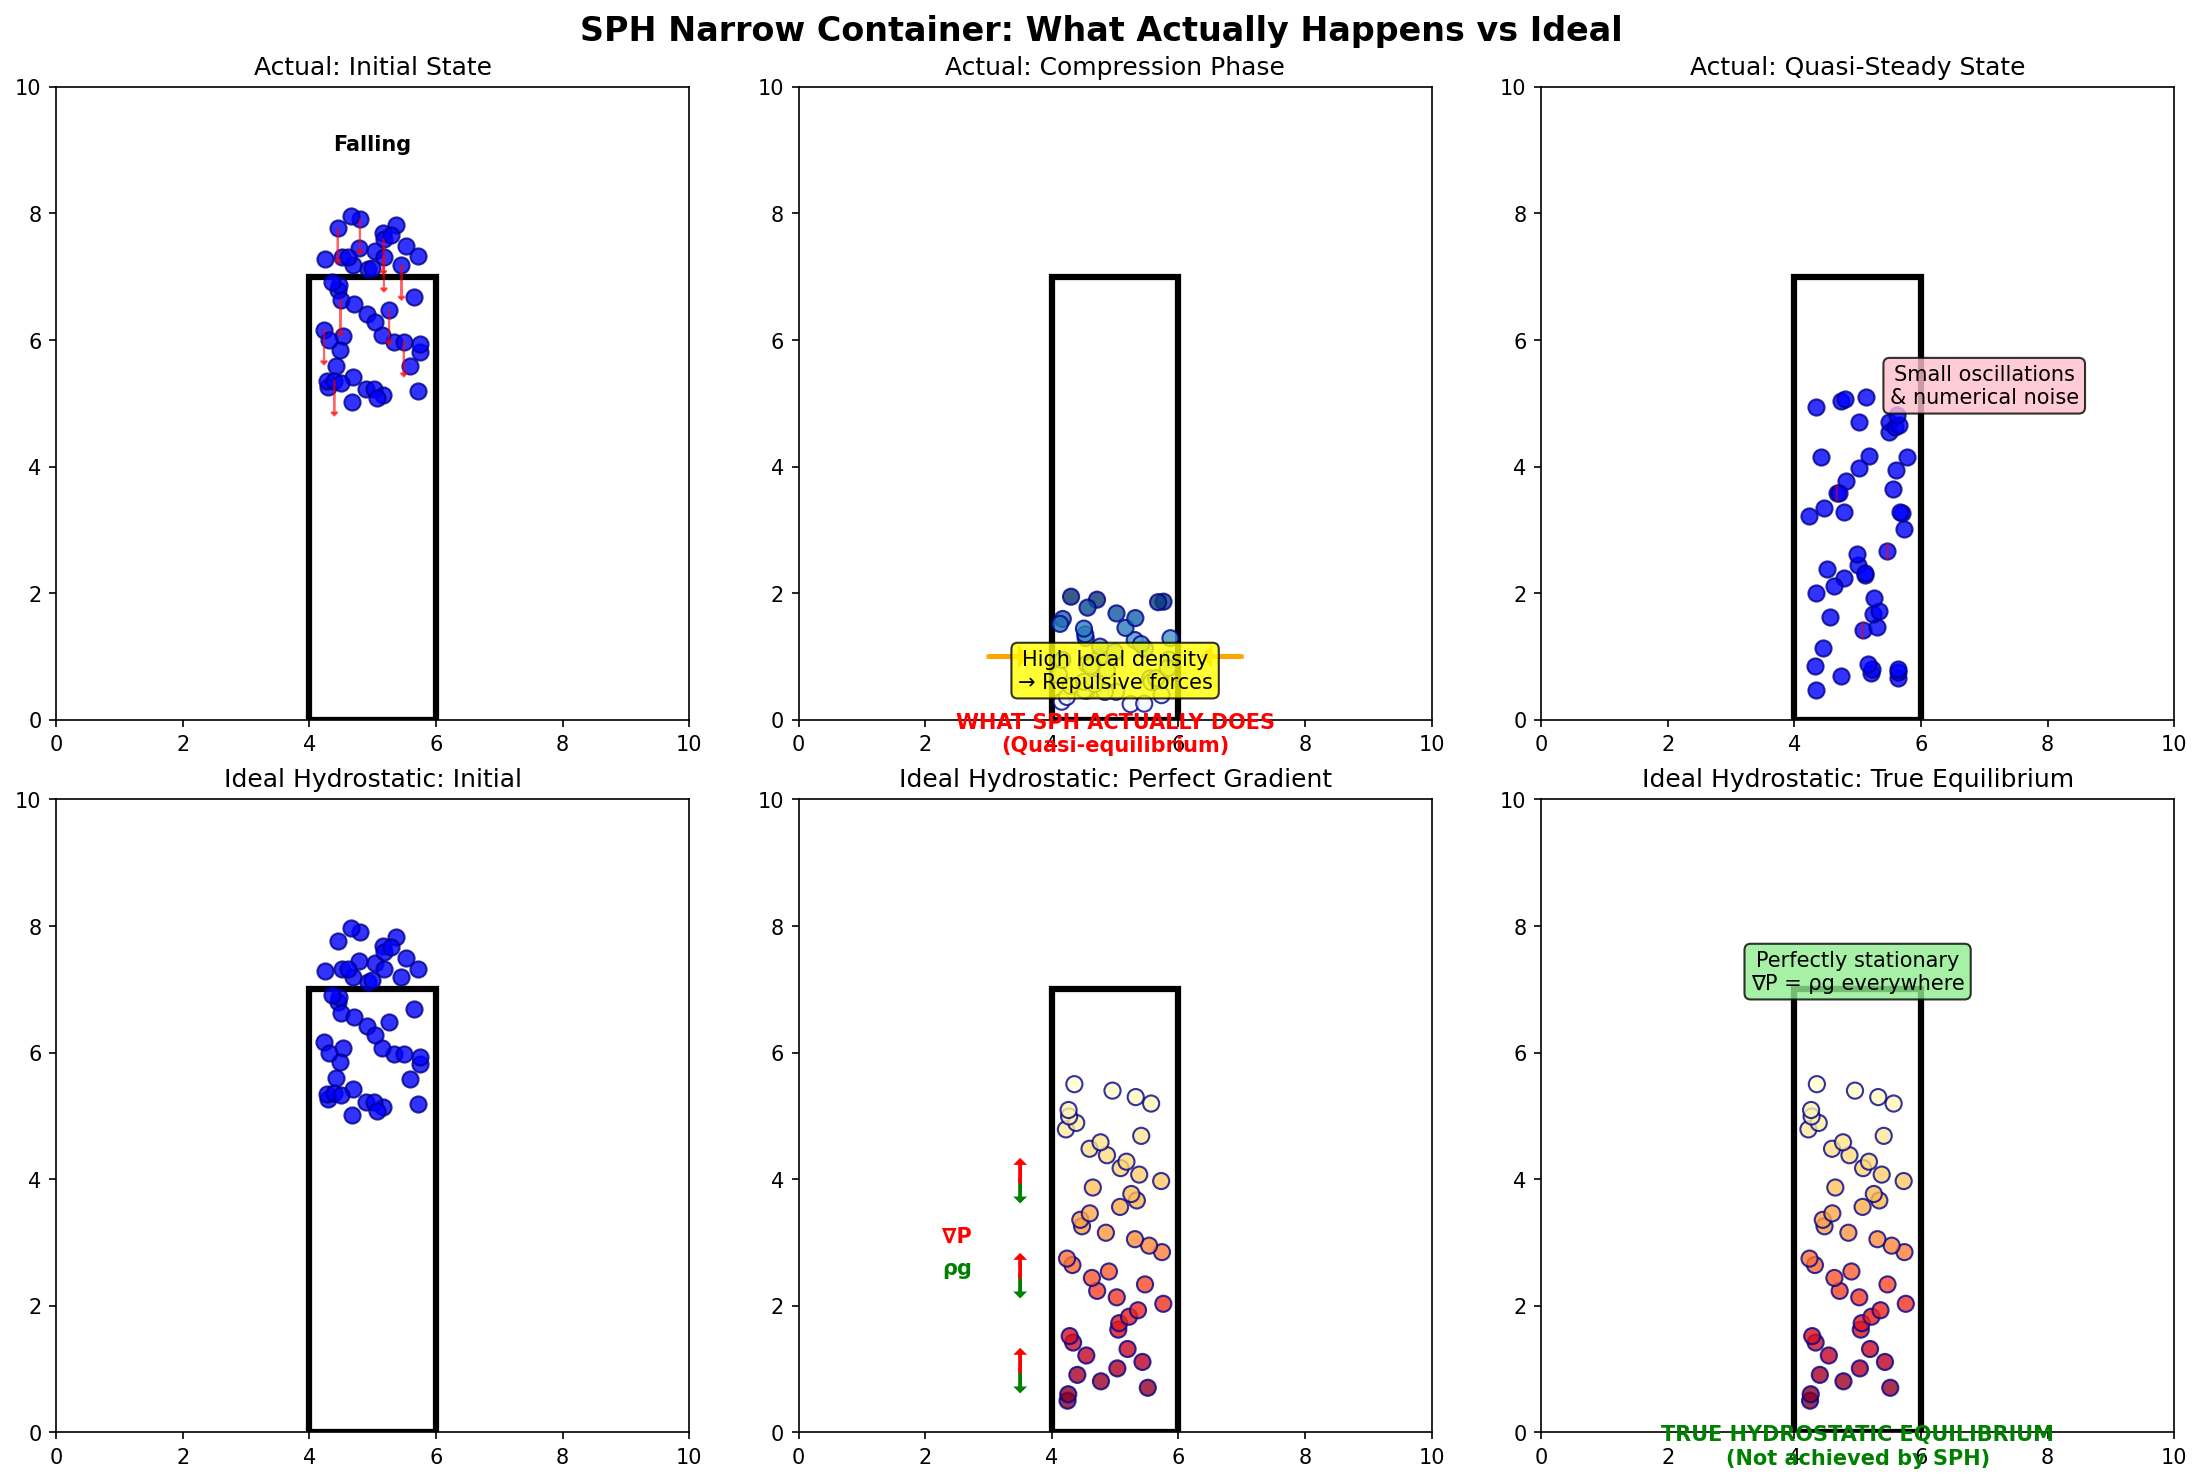

Recreate this plot in Python.
"""Explain what actually happens in SPH steady state."""

import numpy as np
import matplotlib.pyplot as plt
from matplotlib.patches import Rectangle, FancyBboxPatch
import matplotlib.patches as mpatches


def create_steady_state_explanation():
    """Show what actually happens vs ideal hydrostatic equilibrium."""
    fig, axes = plt.subplots(2, 3, figsize=(15, 10))
    
    # Title
    fig.suptitle('SPH Narrow Container: What Actually Happens vs Ideal', fontsize=16, fontweight='bold')
    
    # === Top row: What Actually Happens ===
    # Stage 1: Initial fall
    ax = axes[0, 0]
    ax.set_title('Actual: Initial State', fontsize=12)
    ax.set_xlim(0, 10)
    ax.set_ylim(0, 10)
    ax.set_aspect('equal')
    
    # Container
    container = Rectangle((4, 0), 2, 7, fill=False, edgecolor='black', linewidth=3)
    ax.add_patch(container)
    
    # Falling particles
    np.random.seed(42)
    x = np.random.uniform(4.2, 5.8, 50)
    y = np.random.uniform(5, 8, 50)
    ax.scatter(x, y, c='blue', s=60, alpha=0.8, edgecolors='darkblue')
    
    # Velocity arrows
    for i in range(0, 50, 5):
        ax.arrow(x[i], y[i], 0, -0.5, head_width=0.1, head_length=0.05,
                fc='red', ec='red', alpha=0.6)
    
    ax.text(5, 9, 'Falling', ha='center', fontweight='bold')
    
    # Stage 2: Compression
    ax = axes[0, 1]
    ax.set_title('Actual: Compression Phase', fontsize=12)
    ax.set_xlim(0, 10)
    ax.set_ylim(0, 10)
    ax.set_aspect('equal')
    
    container = Rectangle((4, 0), 2, 7, fill=False, edgecolor='black', linewidth=3)
    ax.add_patch(container)
    
    # Compressed particles at bottom
    y_compressed = []
    x_compressed = []
    # Bottom layers - very compressed
    for layer in range(6):
        n_layer = 10 - layer  # More particles in bottom layers
        x_layer = np.random.uniform(4.1, 5.9, n_layer)
        y_layer = np.random.uniform(0.2 + layer*0.3, 0.2 + (layer+1)*0.3, n_layer)
        x_compressed.extend(x_layer)
        y_compressed.extend(y_layer)
    
    x_compressed = np.array(x_compressed)
    y_compressed = np.array(y_compressed)
    
    # Color by local density (more red = higher density)
    density_colors = y_compressed.max() - y_compressed  # Higher at bottom
    scatter = ax.scatter(x_compressed, y_compressed, c=density_colors, 
                        cmap='Blues_r', s=60, alpha=0.8, edgecolors='darkblue')
    
    # Show compression forces
    ax.arrow(3, 1, 0.5, 0, head_width=0.2, head_length=0.1,
            fc='orange', ec='orange', linewidth=2)
    ax.arrow(7, 1, -0.5, 0, head_width=0.2, head_length=0.1,
            fc='orange', ec='orange', linewidth=2)
    ax.text(5, 0.5, 'High local density\n→ Repulsive forces', ha='center', fontsize=10,
            bbox=dict(boxstyle='round', facecolor='yellow', alpha=0.8))
    
    # Stage 3: Quasi-steady state
    ax = axes[0, 2]
    ax.set_title('Actual: Quasi-Steady State', fontsize=12)
    ax.set_xlim(0, 10)
    ax.set_ylim(0, 10)
    ax.set_aspect('equal')
    
    container = Rectangle((4, 0), 2, 7, fill=False, edgecolor='black', linewidth=3)
    ax.add_patch(container)
    
    # More uniform distribution
    y_steady = []
    x_steady = []
    for layer in range(10):
        x_layer = np.random.uniform(4.2, 5.8, 5)
        y_layer = np.random.uniform(0.3 + layer*0.5, 0.3 + (layer+1)*0.5, 5)
        x_steady.extend(x_layer)
        y_steady.extend(y_layer)
    
    ax.scatter(x_steady[:50], y_steady[:50], c='blue', s=60, alpha=0.8, edgecolors='darkblue')
    
    # Small oscillations
    for i in [10, 20, 30]:
        ax.arrow(x_steady[i], y_steady[i], 0, 0.1, head_width=0.05, head_length=0.02,
                fc='red', ec='red', alpha=0.4)
        ax.arrow(x_steady[i], y_steady[i], 0, -0.1, head_width=0.05, head_length=0.02,
                fc='red', ec='red', alpha=0.4)
    
    ax.text(7, 5, 'Small oscillations\n& numerical noise', ha='center', fontsize=10,
            bbox=dict(boxstyle='round', facecolor='pink', alpha=0.8))
    
    # === Bottom row: Ideal Hydrostatic ===
    # Stage 1: Initial
    ax = axes[1, 0]
    ax.set_title('Ideal Hydrostatic: Initial', fontsize=12)
    ax.set_xlim(0, 10)
    ax.set_ylim(0, 10)
    ax.set_aspect('equal')
    
    container = Rectangle((4, 0), 2, 7, fill=False, edgecolor='black', linewidth=3)
    ax.add_patch(container)
    
    # Same falling particles
    ax.scatter(x, y, c='blue', s=60, alpha=0.8, edgecolors='darkblue')
    
    # Stage 2: Perfect pressure gradient
    ax = axes[1, 1]
    ax.set_title('Ideal Hydrostatic: Perfect Gradient', fontsize=12)
    ax.set_xlim(0, 10)
    ax.set_ylim(0, 10)
    ax.set_aspect('equal')
    
    container = Rectangle((4, 0), 2, 7, fill=False, edgecolor='black', linewidth=3)
    ax.add_patch(container)
    
    # Uniform distribution with pressure gradient
    y_ideal = np.linspace(0.5, 5.5, 50)
    x_ideal = np.random.uniform(4.2, 5.8, 50)
    
    # Color by hydrostatic pressure
    pressure_ideal = 1000 + 1000 * 9.81 * (5.5 - y_ideal)
    scatter2 = ax.scatter(x_ideal, y_ideal, c=pressure_ideal, cmap='YlOrRd',
                         s=60, alpha=0.8, edgecolors='darkblue',
                         vmin=1000, vmax=50000)
    
    # Show balanced forces
    for y_pos in [1, 2.5, 4]:
        # Gravity
        ax.arrow(3.5, y_pos, 0, -0.3, head_width=0.1, head_length=0.05,
                fc='green', ec='green', linewidth=1.5)
        # Pressure gradient
        ax.arrow(3.5, y_pos-0.05, 0, 0.3, head_width=0.1, head_length=0.05,
                fc='red', ec='red', linewidth=1.5)
    
    ax.text(2.5, 2.5, 'ρg', color='green', fontweight='bold', ha='center')
    ax.text(2.5, 3, '∇P', color='red', fontweight='bold', ha='center')
    
    # Stage 3: True equilibrium
    ax = axes[1, 2]
    ax.set_title('Ideal Hydrostatic: True Equilibrium', fontsize=12)
    ax.set_xlim(0, 10)
    ax.set_ylim(0, 10)
    ax.set_aspect('equal')
    
    container = Rectangle((4, 0), 2, 7, fill=False, edgecolor='black', linewidth=3)
    ax.add_patch(container)
    
    # Same distribution, no motion
    ax.scatter(x_ideal, y_ideal, c=pressure_ideal, cmap='YlOrRd',
              s=60, alpha=0.8, edgecolors='darkblue',
              vmin=1000, vmax=50000)
    
    ax.text(5, 7, 'Perfectly stationary\n∇P = ρg everywhere', ha='center',
            bbox=dict(boxstyle='round', facecolor='lightgreen', alpha=0.8))
    
    # Add comparison text
    ax.text(5, -0.5, 'TRUE HYDROSTATIC EQUILIBRIUM\n(Not achieved by SPH)', 
            ha='center', fontweight='bold', color='green')
    
    # Add explanation boxes
    axes[0, 1].text(5, -0.5, 'WHAT SPH ACTUALLY DOES\n(Quasi-equilibrium)', 
                    ha='center', fontweight='bold', color='red')
    
    plt.tight_layout()
    return fig


def create_force_balance_diagram():
    """Show the force balance issue more clearly."""
    fig, (ax1, ax2) = plt.subplots(1, 2, figsize=(12, 6))
    
    # SPH Forces
    ax1.set_title('SPH in "Steady State"', fontsize=14)
    ax1.set_xlim(0, 10)
    ax1.set_ylim(0, 10)
    ax1.set_aspect('equal')
    
    # Container with particles
    container = Rectangle((3, 1), 4, 6, fill=False, edgecolor='black', linewidth=3)
    ax1.add_patch(container)
    
    # Draw particle layers
    for layer in range(5):
        y = 2 + layer
        for x in np.linspace(3.5, 6.5, 7):
            ax1.scatter(x, y, c='blue', s=100, edgecolors='darkblue')
    
    # Force diagram for middle particle
    center_x, center_y = 5, 4
    
    # Gravity (large)
    ax1.arrow(center_x, center_y, 0, -1.0, head_width=0.2, head_length=0.1,
             fc='green', ec='green', linewidth=3)
    ax1.text(center_x-0.5, center_y-0.5, 'ρg\n(9810 N/m³)', ha='right', 
             color='green', fontweight='bold')
    
    # SPH pressure forces (small, from neighbors)
    # From above
    ax1.arrow(center_x, center_y+0.5, 0, -0.2, head_width=0.1, head_length=0.05,
             fc='red', ec='red', linewidth=2, alpha=0.7)
    # From below  
    ax1.arrow(center_x, center_y-0.5, 0, 0.2, head_width=0.1, head_length=0.05,
             fc='red', ec='red', linewidth=2, alpha=0.7)
    # From sides (cancel out)
    ax1.arrow(center_x-0.5, center_y, 0.1, 0, head_width=0.05, head_length=0.03,
             fc='orange', ec='orange', linewidth=1, alpha=0.5)
    ax1.arrow(center_x+0.5, center_y, -0.1, 0, head_width=0.05, head_length=0.03,
             fc='orange', ec='orange', linewidth=1, alpha=0.5)
    
    ax1.text(center_x+1, center_y, 'Small SPH\nforces', ha='left', color='red')
    
    # Net force arrow
    ax1.arrow(center_x+1.5, center_y, 0, -0.8, head_width=0.2, head_length=0.1,
             fc='purple', ec='purple', linewidth=3)
    ax1.text(center_x+2, center_y-0.5, 'Net ≠ 0!', ha='left', 
             color='purple', fontweight='bold', fontsize=12)
    
    # Add explanation
    ax1.text(5, 8, 'In uniform density:\n∇P ≈ 0, not ρg', ha='center',
             bbox=dict(boxstyle='round', facecolor='yellow', alpha=0.8))
    
    # What really happens
    ax2.set_title('What Prevents Collapse', fontsize=14)
    ax2.set_xlim(0, 10)
    ax2.set_ylim(0, 10)
    ax2.set_aspect('equal')
    
    # Container
    container2 = Rectangle((3, 0), 4, 7, fill=False, edgecolor='black', linewidth=3)
    ax2.add_patch(container2)
    
    # Bottom particles compressed
    # Very dense bottom layer
    for x in np.linspace(3.2, 6.8, 15):
        ax2.scatter(x, 0.3, c='darkblue', s=120, edgecolors='black', alpha=0.9)
    
    # Less dense layers above
    densities = [12, 10, 8, 6, 5]
    sizes = [100, 90, 80, 70, 60]
    for layer, (n, size) in enumerate(zip(densities, sizes)):
        y = 1 + layer * 0.8
        x_pos = np.linspace(3.5, 6.5, n)
        ax2.scatter(x_pos, [y]*n, c='blue', s=size, edgecolors='darkblue', 
                   alpha=0.8-layer*0.1)
    
    # Show forces at bottom
    ax2.arrow(5, 0.3, 0, 0.5, head_width=0.3, head_length=0.1,
             fc='red', ec='red', linewidth=3)
    ax2.text(5.5, 0.5, 'High density\n→ Big repulsion', ha='left', color='red')
    
    # Ground reaction
    ax2.arrow(4, -0.1, 0, 0.3, head_width=0.2, head_length=0.1,
             fc='brown', ec='brown', linewidth=2)
    ax2.arrow(6, -0.1, 0, 0.3, head_width=0.2, head_length=0.1,
             fc='brown', ec='brown', linewidth=2)
    ax2.text(5, -0.3, 'Ground reaction', ha='center', color='brown')
    
    # Explanation
    ax2.text(5, 8.5, 'Prevents total collapse:', ha='center', fontweight='bold')
    ax2.text(5, 8, '1. Ground provides reaction force', ha='center')
    ax2.text(5, 7.5, '2. Bottom particles get compressed', ha='center')
    ax2.text(5, 7, '3. High density → repulsion', ha='center')
    ax2.text(5, 6.5, '4. System oscillates/settles', ha='center')
    
    plt.tight_layout()
    return fig


if __name__ == "__main__":
    # Create steady state explanation
    print("Creating steady state explanation...")
    fig1 = create_steady_state_explanation()
    plt.savefig('sph_steady_state_explanation.png', dpi=150, bbox_inches='tight')
    print("Saved sph_steady_state_explanation.png")
    plt.close()
    
    # Create force balance diagram
    print("Creating force balance diagram...")
    fig2 = create_force_balance_diagram()
    plt.savefig('sph_force_balance.png', dpi=150, bbox_inches='tight')
    print("Saved sph_force_balance.png")
    plt.close()
    
    print("\nExplanation complete!")
    print("\nWhat actually happens in SPH:")
    print("1. Particles fall and compress at bottom")
    print("2. High compression → high local density")  
    print("3. High density → strong repulsive forces")
    print("4. System reaches quasi-equilibrium with:")
    print("   - Density gradient (higher at bottom)")
    print("   - Small oscillations")
    print("   - Numerical damping")
    print("\nIt LOOKS stable but isn't true hydrostatic equilibrium!")
    print("True equilibrium would have ∇P = ρg everywhere.")